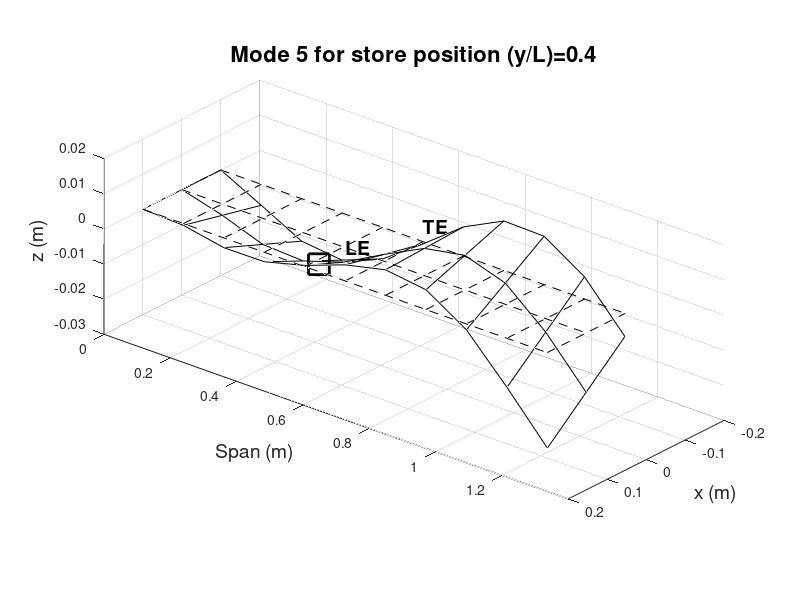
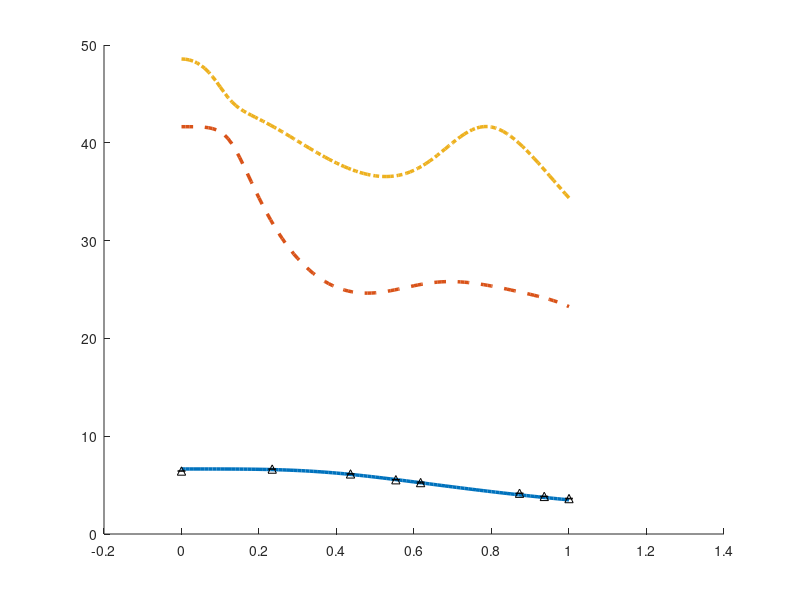

These charts were generated, in order, by the following MATLAB code: (Note: this script raises an error after producing the figures.)
clc
clear

%%
% wing parameters
mw = 1.5818 ;                   % mass of the wing
c = 0.2032 ;                    % chord length 
b = c/2 ;                       % half chord
L = 1.2192 ;                    % length of the wing
EA = 0.437*c ;                  % position of elastic axis
IA = 0.454*c ;                  % position of inertial axis
x_b = IA-EA ;                   % 
EI = 404.76 ;                   % flexural rigidity of wing (Nm^2)
GJ = 199.076 ;                  % torsional rigidity of wing (Nm^2/rad)
mbar = mw/L ;                   % mass per unit length of wing (kg/m)
Iwing = 4.349e-3/L ;            % wing pitch moment of inertia (kg m^2/m)
rho = mbar/(pi*b*b*32.6) ;      

% parameters for wing store 4 
ms = 0.636*mw ;                    % store 4 mass, kg
xs = 0.625 ;                       % position of store ahead of Elastic Axis, m
Is = 1.91*Iwing*L ;                % pitch inertia of store about centre , kg m^2
x = xs*b ;

% store position at 100 points along span
 for int_pos = 1:1:101
    Ls = (int_pos-1).*(L/100) ;
    % calculate Delta, Deltas, B, C, D and T matrices.
    % setup functions for bending, 3 bending and 2 torsion modes
    y_L = 0:0.01:1 ;
    N = 5 ;                                                      % assume as a first test the bending 
    M = 4 ;                                                      % and torsion modes

    for i=1:N
        psi_i = (y_L).^(i+1) ;                                      % ith bending function for wing
        psi_i_store = (Ls/L).^(i+1) ;                               % ith bending funtion for store
        psi_i_double = ((i*(i+1))/L.^2).*((y_L).^(i-1)) ;           % ith bending function second derivative (psi'')
        for j = 1:N
           psi_j = (y_L).^(j+1) ;                                   % jth bedning function of wing
           psi_j_store = (Ls/L).^(j+1) ;                            % jth bending mode of store
           psi_j_double = ((j*(j+1))/L.^2).*((y_L).^(j-1)) ;        % jth wing bending function second derivative (psi'') 
           % Del, Dels and B matrices
           Del(i,j) = (L-0)*trapz(y_L,psi_i.*psi_j) ;              % Delta for wing
           Dels(i,j) = psi_i_store.*psi_j_store ;                  % Delta for store
           B(i,j) = (L-0)*trapz(y_L,psi_i_double.*psi_j_double) ;  % 
        end
    end
    % setup i and j torsion for wing and store, 2 torsion modes
    for i=1:M
        phi_i = (y_L).^i ;                                          % ith torsional function for wing
        phi_i_store = (Ls/L).^i ;                                   % ith torsional function for store
        phi_i_single = ((i)/(L)).*((y_L).^(i-1)) ;                  % ith torsional function first derivative (phi')
        for j = 1:M
            phi_j = (y_L).^j ;                                          % jth torsional function for wing 
            phi_j_store = (Ls/L).^j ;                                   % jth torsional function for store
            phi_j_single = ((j)/(L)).*((y_L).^(j-1)) ;                  % jth torsional function first derivative (phi')
            % D, D_store and T matrices
            D(i,j) = (L-0)*trapz(y_L, phi_i.*phi_j) ;                       % D matrix for wing
            D_s(i,j) = phi_i_store.*phi_j_store ;                           % D matrix for store
            T(i,j) = (L-0)*trapz(y_L, phi_i_single.*phi_j_single) ;         % T matrix
        end
    end
    % Define functions for i bending and j torsion to determine C matrix
    for i=1:N
        psi_i = (y_L).^(i+1) ;                                      % ith bending function for wing
        psi_i_store = (Ls/L).^(i+1) ;                               % ith bending funtion for store
        psi_i_double = ((i*(i+1))/L.^2).*((y_L).^(i-1)) ;           % ith bending function second derivative (psi'')
        for j = 1:M
            phi_j = (y_L).^j ;                                      % jth torsional function for wing
            phi_j_store = (Ls/L).^j ;                               % jth torsional function for store 
            phi_j_single = ((j)/(L)).*((y_L).^(j-1)) ;              % jth torsional function first derivative (phi')
            % C and C_store matrices
            C(i,j) = (L-0)*trapz(y_L, psi_i.*phi_j) ;
            C_s(i,j) = psi_i_store.*phi_j_store ;
        end
    end

% Expressions for wing and store mass matrix
Mwing = [   mbar*Del,   -mbar*x_b*C   ;
         -mbar*x_b*(C'),  Iwing*D   ] ;

Mstore = [    ms*Dels,     ms*xs*b*C_s   ; 
           ms*xs*b*(C_s'),   Is*D_s   ]   ;

%Determince expression for the stiffness matrix, unaffected by the addition of a store
K = [    EI*B,      zeros(N,M)  ;
     (zeros(N,M))',    GJ*T   ] ;

% Total mass matrix achieved by combining the mass matrices of store and wing
    Mt = Mwing + Mstore ;

% Determine natural frequencies
    [V,Lambda] = eig(K,Mt) ;
    
    % We only want to save the eigenvectors at 11 specific points along the span.
    if int_pos == 1
        Vout(:,:,1) = V ;                   % Save the Ls = 0 (clean wing) case as index 1
        
    elseif mod(int_pos-1, 10) == 0
        store_idx = (int_pos-1)/10 + 1 ;    % For int_pos 11, 21, 31... calculate the corresponding index (2 through 11)
        Vout(:,:,store_idx) = V ;           % Save the 5x5 eigenvector matrix into the 3D Vout array
    end

    omega = sqrt(diag(Lambda)) ;            % rad/s frequency
    f(:,int_pos) = omega/(2*pi) ;           % transforms the Frequency from radians to Hz
end
    % Data from NACA TN1594 for plotting
  
    %Deflection and twist of the elastic axis create 11 store positions along span
    y_L=0:0.1:1;
    % select mode
    mode = 5 ;
    % select store position
    store_pos = 5 ;
    EA_z = zeros(1,length(y_L)) ;
    theta_EA = zeros(1,length(y_L)) ;
    % Determine the amount of bending
    for j = 1:N
        a = 0.01*Vout(j,mode,store_pos) ;
        psi_j = (y_L).^(j+1) ;
        EA_z = EA_z + psi_j*a ;
    end
    % Determine the amount of twist
    for j = N+1:(M+N)
        b = 0.01*Vout(j,mode,store_pos) ;
        phi_j = (y_L).^(j-N) ;
        theta_EA = theta_EA+(phi_j*b)*(180/pi) ;
    end

% Geometry --------------------------------------------------------------------------------------------------------------

    % Determine leading edge and trailing edge x and z coordinates
    Lead_x = 0.1 ;
    Lead_z= 0 ;
    Trail_x = -0.1 ; 
    Trail_z = 0 ;
    Store_x = 0 ;
    Store_z = 0 ;
       
    % Calculate physical span locations
    y_span = L * y_L; 

    % Calculate the deformed coordinates for the whole wing (Using cosd and sind because theta_EA is in degrees)
    x_LE = Lead_x * cosd(theta_EA);
    z_LE = Lead_x * sind(theta_EA) + EA_z;
    
    x_TE = Trail_x * cosd(theta_EA);
    z_TE = Trail_x * sind(theta_EA) + EA_z;
    
    x_EA = zeros(1, length(y_L));
    z_EA = EA_z;

%% Experimental Data

data = [
    0,     0,        6.45, 39.2   47.3    ;
    0,     0,        6.43, 39.2   39.2    ;
    11,    0.234043, 6.64, 30.41, 40      ;
    11,    0.234043, 6.64, 30.15, 40.21   ;
    20.5,  0.43617,  6.14, 35.6,  35.6    ; 
    20.5,  0.43617,  6.15, 35.6,  35.6    ;
    26,    0.553191, 5.56, 33.69, 24.27   ; 
    26,    0.553191, 5.54, 34,    22.91   ;
    29,    0.617021, 5.22, 35.1,  24.74   ;
    29,    0.617021, 5.3,  36.11, 24.63   ;
    41,    0.87234,  4.17, 38.5,  23.9    ;
    41,    0.87234,  4.17, 38.3,  23.9    ;
    44,    0.93617,  3.86, 35.83, 23.59   ;
    44,    0.93617,  3.86, 36,    23.59   ;
    44,    0.93617,  3.83, 35.8,  23.38   ;
    44,    0.93617,  3.8,  25.64, 23.33   ;
    44,    0.93617,  3.84, 35.83, 23.29   ;
    44,    0.93617,  3.87, 36.35, 23.52   ;
    47,    1,        3.65, 34.35, 22.5    ;
    47,    1,        3.68, 34.25, 22.5    ;
    47,    1,        3.59, 33.13, 20.63   ;
    47,    1,        3.62, 33.74, 22.6    ;
    47,    1,        3.59, 33.74, 22.02   ;
    47,    1,        3.61, 34.09, 22.83 ] ;

store_pos_in = data(:, 1);
store_pos_yL = data(:, 2);
exp_B1 = data(:, 3);            % experimental data for first bending 
exp_B2 = data(:, 4);            % experimental data for second bending 
exp_T  = data(:, 5);            % experimental data for torsion

% Find the unique y/L positions
[unique_yL, ~, idx] = unique(store_pos_yL);

% Calculate the Mean for each unique position
mean_B1 = accumarray(idx, exp_B1, [], @mean);
mean_B2 = accumarray(idx, exp_B2, [], @mean);
mean_T  = accumarray(idx, exp_T,  [], @mean);

% Calculate the Standard Deviation (Error) for each unique position
std_B1 = accumarray(idx, exp_B1, [], @std);
std_B2 = accumarray(idx, exp_B2, [], @std);
std_T  = accumarray(idx, exp_T,  [], @std);

%% 3D PLOT --------------------------------------------------------------------------------------------------------------

    figure;
    hold on;
    grid on;
    view(-35, 300) ;                  % Sets the 3D viewing angle to match your reference image
    
    % rigid wing 
    plot3([Lead_x Lead_x], [0 L], [0 0], '--k');                    % Leading Edge
    plot3([Trail_x Trail_x], [0 L], [0 0], '--k');                  % Trailing Edge
    plot3([0 0], [0 L], [0 0], '--k');                              % Elastic Axis
    
    % plot chordwise ribs
    for i = 1:length(y_L)
        plot3([Lead_x, Trail_x], [y_span(i), y_span(i)], [0, 0], '--k');
    end

    % deformed wing 
    plot3(x_LE, y_span, z_LE, '-k'); % Deformed Leading Edge
    plot3(x_TE, y_span, z_TE, '-k'); % Deformed Trailing Edge
    plot3(x_EA, y_span, z_EA, '-k'); % Deformed Elastic Axis
    
    % plot chordwise ribs
    for i = 1:length(y_L)
        plot3([x_LE(i), x_TE(i)], [y_span(i), y_span(i)], [z_LE(i), z_TE(i)], '-k');
    end

    % text denoting leading and trailing edges
    text(x_LE(6), y_span(6), z_LE(6) + 0.005, 'LE', 'FontSize', 14, 'FontWeight', 'bold');    % Index 6 corresponds to 50% 
    text(x_TE(6), y_span(6), z_TE(6) + 0.005, 'TE', 'FontSize', 14, 'FontWeight', 'bold');    % span (y/L = 0.5)

    % store marker
    y_store = y_span(store_pos);                                    % Calculate store 
    x_store_rot = x * cosd(theta_EA(store_pos));                    % location on the 
    z_store = x * sind(theta_EA(store_pos)) + EA_z(store_pos);      % deformed wing
    
    % plot the store as a large square 's' marker
    plot3(x_store_rot, y_store, z_store, 'sk', 'MarkerSize', 15, 'LineWidth', 2);

    % figure formatting 
    
    % force desired view angle 
    view(130, 25) ;
    
    % axis labels
    xlabel('x (m)', 'FontSize', 14);
    ylabel('Span (m)', 'FontSize', 14);
    zlabel('z (m)', 'FontSize', 14);

    % axis limits 
    xlim([-0.2, 0.2]);
    ylim([0, 1.4]);
    
    % make the 3D bounding box rectangular
    pbaspect([1 2.5 0.8]);              % [x-width, y-length, z-height]. This makes Span 2.5x visually longer than Chord.
    
    % title based on selected mode and store position
    title_str = sprintf('Mode %d for store position (y/L)=%.1f', mode, y_L(store_pos));
    title(title_str, 'FontSize', 16, 'FontWeight', 'bold');
   
    hold off;

%% 2D Frequency plot 

% sort frequencies at every spanwise station from lowest to highest
f_sorted = sort(f, 1);          % ensures F1 is always the lowest line, F2 is the middle, etc

% create x-axis array for computed lines 
x_span = 0:0.01:1;

figure;
hold on;

% plot the computed lines (rows 1, 2, and 3 of f_sorted)
plot(x_span, f_sorted(1,:), '-', 'LineWidth', 2.5, 'DisplayName', 'Computed F1');   % Solid
plot(x_span, f_sorted(2,:), '--', 'LineWidth', 2.5, 'DisplayName', 'Computed F2');  % Dashed
plot(x_span, f_sorted(3,:), '-.', 'LineWidth', 2.5, 'DisplayName', 'Computed F3');  % Dash-Dot

% Plot the experimental data markers with ERROR BARS
% Syntax: errorbar(x, y, error, 'LineStyle', 'none', 'Marker', ...)
errorbar(unique_yL, mean_B1, std_B1, '^k', 'MarkerSize', 10, 'LineWidth', 1, 'DisplayName', 'Experimental 1B');
errorbar(unique_yL, mean_B2, std_B2, 'ok', 'MarkerSize', 10, 'LineWidth', 1, 'DisplayName', 'Experimental 2B');
errorbar(unique_yL, mean_T, std_T, 'sk', 'MarkerSize', 10, 'LineWidth', 1, 'DisplayName', 'Experimental 1T');

% figure formatting 
xlabel('Store position (y/L)', 'FontSize', 16);
ylabel('Frequency [Hz]', 'FontSize', 16);

% title based on selected N and M values
title_str = sprintf('First 3 modal frequencies vs Store Position (N = %d, M = %d)', N, M) ;
title(title_str, 'FontSize', 18, 'FontWeight', 'bold');

% axis limits
xlim([0 1]);
ylim([0 50]);

grid on
grid minor
legend('Location', 'northeast', 'FontSize', 12, "Position", [0.8118 0.7876 0.1616, 0.1796]);

% clean up the axes 
box off;
set(gca, 'FontSize', 12, 'TickDir', 'in');
hold off;
